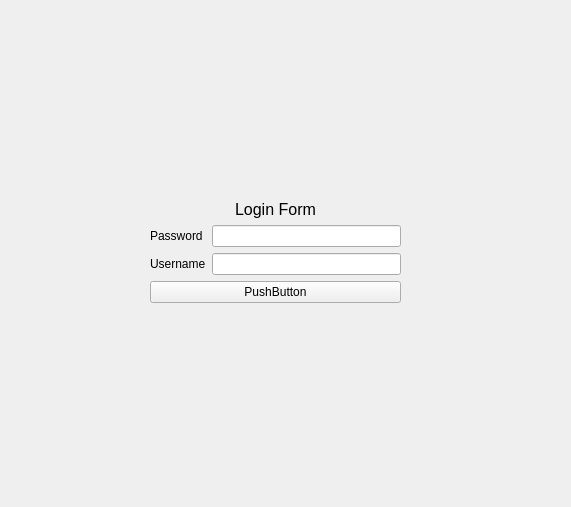
<?xml version="1.0" encoding="UTF-8"?>
<ui version="4.0">
 <class>Form</class>
 <widget class="QWidget" name="Form">
  <property name="geometry">
   <rect>
    <x>0</x>
    <y>0</y>
    <width>571</width>
    <height>507</height>
   </rect>
  </property>
  <property name="windowTitle">
   <string>Form</string>
  </property>
  <property name="autoFillBackground">
   <bool>false</bool>
  </property>
  <widget class="QWidget" name="formLayoutWidget">
   <property name="geometry">
    <rect>
     <x>150</x>
     <y>200</y>
     <width>251</width>
     <height>126</height>
    </rect>
   </property>
   <layout class="QFormLayout" name="formLayout">
    <item row="4" column="0">
     <widget class="QLabel" name="passwordLabel">
      <property name="text">
       <string>Password</string>
      </property>
     </widget>
    </item>
    <item row="4" column="1">
     <widget class="QLineEdit" name="passwordLineEdit"/>
    </item>
    <item row="6" column="0">
     <widget class="QLabel" name="usernameLabel">
      <property name="text">
       <string>Username</string>
      </property>
     </widget>
    </item>
    <item row="6" column="1">
     <widget class="QLineEdit" name="usernameLineEdit"/>
    </item>
    <item row="7" column="0" colspan="2">
     <widget class="QPushButton" name="pushButton">
      <property name="text">
       <string>PushButton</string>
      </property>
     </widget>
    </item>
    <item row="3" column="0" colspan="2">
     <widget class="QLabel" name="label">
      <property name="font">
       <font>
        <pointsize>12</pointsize>
        <weight>50</weight>
        <bold>false</bold>
       </font>
      </property>
      <property name="contextMenuPolicy">
       <enum>Qt::NoContextMenu</enum>
      </property>
      <property name="layoutDirection">
       <enum>Qt::LeftToRight</enum>
      </property>
      <property name="text">
       <string>Login Form</string>
      </property>
      <property name="alignment">
       <set>Qt::AlignCenter</set>
      </property>
     </widget>
    </item>
   </layout>
  </widget>
 </widget>
 <resources/>
 <connections/>
</ui>
